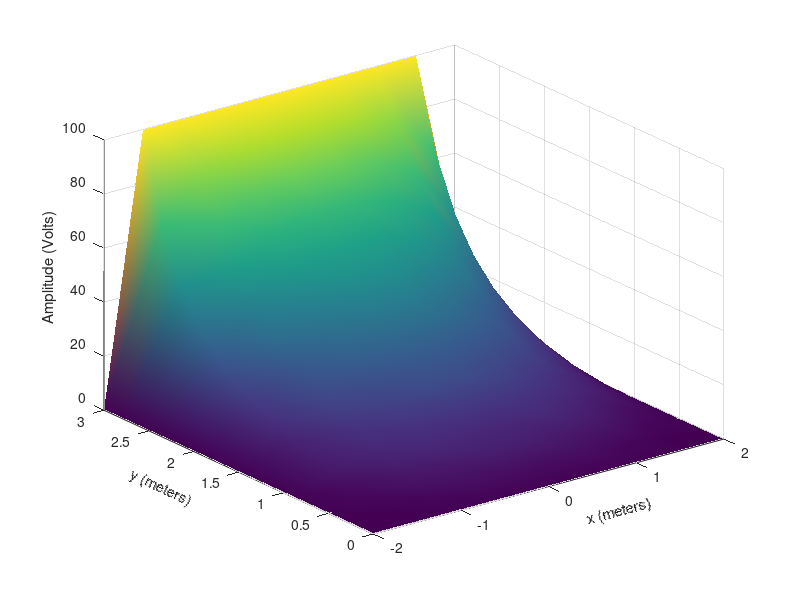
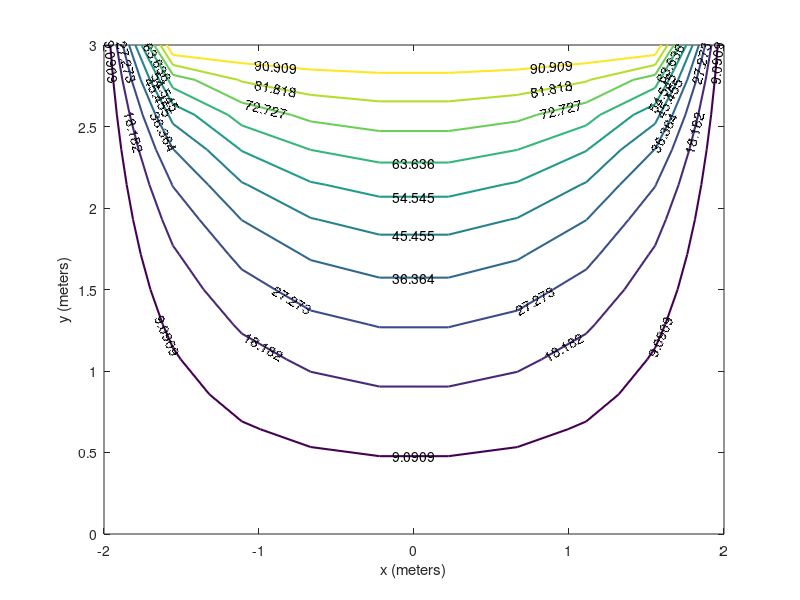
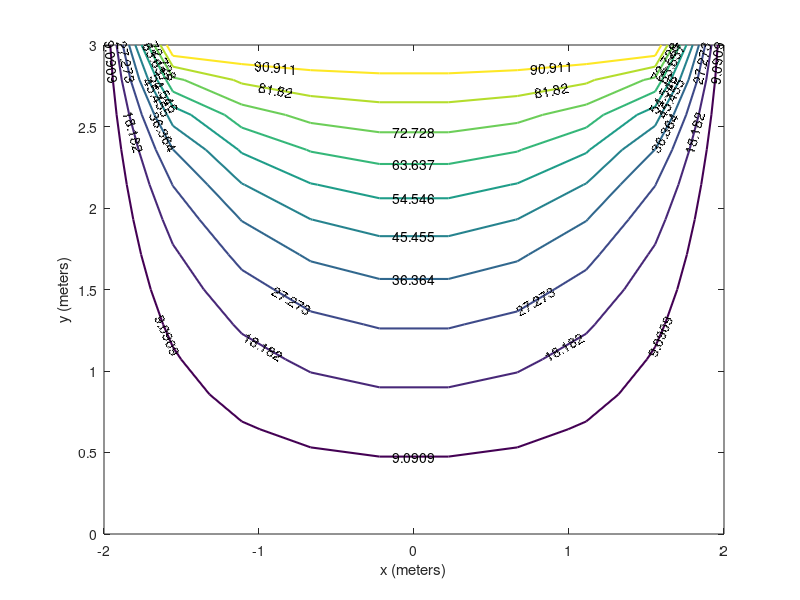
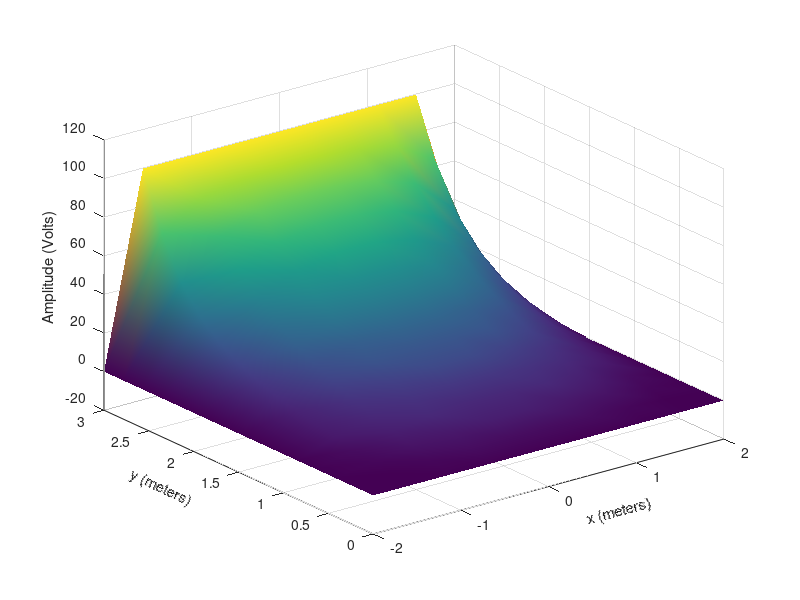

These figures' MATLAB source, in order:
clear
clc; close all;%clears the command window and closes the plot window when the code is rerun
% This is a program to solve for the potential in a square cylinder
%%
% Essential coefficients and constants
Vo = 100.; % Voltage potential
a = 2.; % 1/2 Length in the x-direction
b = 3.; % Total length in the y-direction
nxd = 10; % number of data points in the x-direction
nyd = 15; % number of data points in the y-direction
nx=nxd-2; % computed data points - without boundary points
ny=nyd-2;
n = nx*ny; % number of node points
ah = 2*a/(nxd-1); % distance between node points in the x-direction
bk = b/(nyd-1); % distance between node points in the y-direction
alpa = ah/bk; % alpha matrix variable
alpa2 = alpa^2;
bta2 =(1.+alpa2)/2.; % beta matrix variable
V = zeros(n,1); %zero the excitation vector
F = zeros(n,n); % zero the matrix



%%
%Fill the F matrix and V vector
for i = 1:n
    for j = 1:n
        if i == j
            F(i,j) = 4.*bta2;
        elseif j == i-1 || j == i+1
            F(i,j) = -alpa2;
        elseif j == i-ny || j == i+ny
            F(i,j) = -1.;
        end
    end
end
% null out some off diagonal elements that have been set = alpa2 above
for k = ny:ny:n-ny
    F(k,k+1) = 0.;
    F(k+1,k) = 0.;
end
% Fill the V vector
for k = ny:ny:n
    V(k,1) = alpa2*Vo;
end
%% ***************
% **************** Analytical/Exact Part of calculation
% For the analytical solution
x = linspace(-a,a,nxd);
y = linspace(0,b,nyd);
temp = zeros(nyd,nxd); % used for storing summation
tol_ana = 1e-6; % Summation error criterion
%
for i = 1 : nxd
    for j = 1 : nyd
        sum = 0;
        q = exp(-pi*(b-y(j))/(2*a));
        if q == 1 %Modify to avoid singularities later
            q =1-1e-5;
        end
        p = pi/(2*a)*(x(i)+a);
        psi = atan(2*q*sin(p)/(1-q^2));
        for m = 1 : 100
            tem = sum;
            N = 2*m-1; % Sum over only odd terms
            alpha_n = N*pi/(2*a);
            sum = sum + 1/N*((sinh(alpha_n*y(j))/sinh(alpha_n*b) - q^N).*sin(N*p));
            if ( abs(sum-tem)/abs(tem) <= tol_ana )      % Check for summation convergence
                break
            end
        end
        temp(j,i) = sum +psi/2;
    end
end

Phi_analytical = 4*Vo/pi*temp; % Exact Solution
% Check if any element of error matrix is undefined, replace it by zero
for i = 1 : nxd
    for j = 1 : nyd
        if isnan(Phi_analytical(j,i))
            Phi_analytical(j,i) = 0;
        end
    end
end
%% ***************
% Iterative Part
%%%%%%%%%%%%%%%%%%%%%%%%%%%%%%%
w = 1.5;  % Start with omega = 1.5
max_it = 300; % Maximum number of iterations
tol_it = 1e-4; % Iterative Method Convergence Criteria
Phi_iter = zeros(n,1); % Initial Guess

Vnrm2 = norm (V);
Res = V - F * Phi_iter;  % Residual 
error_norm = norm ( Res ) / Vnrm2; % Error 
%
%  Matrix Splitting for Successive Over Relaxation
% ref. Numerical Methods and Computing, Sixth ed. 
%      Kincaid and Cheney pg. 331
D = diag(diag(F));
U = -triu(F,1);
L = -tril(F,-1);
M =(D - w*L);
N = w*U + (1-w)*D;
%
for iter = 1 : max_it
    
    x_1 = Phi_iter; 
    Phi_iter = M \ (N*Phi_iter + w*V);  %  Update the approximation.
    error_norm = norm(Phi_iter - x_1)/norm(Phi_iter); %Compute the error.
    
    if ( error_norm <= tol_it ) %Check for convergence
        break
    end
    
end

% w = 1: .05: 1.9; len_w = length(w); len_iter = zeros(length(w)); for g =
% 1 : len_w [ Phi_iter, error_norm, len_iter(g), flag ] = sorr ( F,
% zeros(n,1), V, w(g), 500, 1e-4 ); end
%% ***************
% Direct Method Part
%%%%%%%%%%%%%%%%%%%%%%%%%%%%%%%
Z=F\V;
%% Incorporate the node position vectors and potentials to include the
%  boundary potentials in a 2-D matrix.

nn = nxd*nyd;% extra dimensions for the boundary points
Phi = zeros(nyd,nxd); %Solution matrix - In this case the first index
%is associated with the row or Y-coordinate and the
%second index with the column or x-coordinate.
Phi_direct = zeros(nyd,nxd);
Phi_iterative = zeros(nyd,nxd);
jt = 0;
for i = 1:nxd
    for j = 1:nyd
        if i >1 && i<nxd  && j == nyd
            Phi(j,i)=Vo;
            Phi_direct(j,i)=Vo;
            Phi_iterative(j,i)=Vo;
        elseif i>1 && i<nxd && j>1 && j<nyd
            jt=jt+1;
            Phi(j,i) = Phi_iter(jt);
            Phi_direct(j,i) = Z(jt);
            Phi_iterative(j,i)=Phi_iter(jt);
        end
    end
end

%% ***************
% ****************
% Calculating Error

% Zero the Phi_analytical matrix elements if <1e-10
% for i = 1 : nxd
%     for j = 1 : nyd
%         if Phi_analytical(j,i) < 1e-10
%             Phi_analytical(j,i) = 0;
%         end
%     end
% end
Res = Phi_analytical - Phi_iterative; %Define Residual
Error = abs(Res(2:nyd-1,2:nxd-1))./abs(Phi_analytical(2:nyd-1,2:nxd-1)); % Exclude Boundaries
% Check if any element of error matrix is undefined, replace 
% it by zero
% for i = 1 : nxd
%     for j = 1 : nyd
%         if isnan(Error(j,i))
%             Error(j,i) = 0;
%         end
%     end
% end
%% ***************
% ****************
% Bonus Part
% Difference between Direct and Iterative Method
Diff = Phi_direct - Phi_iterative;
Diff = abs(Diff(2:nyd-1,2:nxd-1)); % Excluding Boundaries

%% ***************
% ****************
% Plotting Routines
%Plot the functions and the contours
yd = 0:bk:b;
xd = -a:ah:a;
[xdg, ydg] = meshgrid(xd, yd);
%
%
figure('Name','Surface Plot of Iterative Solution')
S1 = surf(xdg,ydg,Phi_iterative,'EdgeColor','interp','FaceLighting','gouraud');
shading interp
grid on
% title('Numerical Solution of Trough Potential')
xlabel('x (meters)'); % X-axis label
h=get(gca,'xlabel');
set(h,'rotation',15)
ylabel('y (meters)'); % y-axis label
h=get(gca,'ylabel');
set(h,'rotation',-25)
zlabel('Amplitude (Volts)') %z-axis label
set(gcf,'Color','white'); %Set background white      
matFileName = sprintf('ECEN6637_hw3_Surf_numerical'); % Create filename
saveas(gcf,[matFileName,'.eps'],'epsc') %Save figure with filename.eps
%
%
figure('Name','Contour Plot of Iterative Solution')
contour(xdg,ydg,Phi_iterative, 'ShowText','on','LineWidth',1.5)
% title('Trough Equipotential Lines')
xlabel('x (meters)') % x-axis label
ylabel('y (meters)') % y-axis label
set(gcf,'Color','white'); %Set background white      
matFileName = sprintf('ECEN6637_hw3_Contour_iterative'); % Create filename
saveas(gcf,[matFileName,'.eps'],'epsc') %Save figure with filename.eps
%
%
figure('Name','Contour Plot of Numerical Solution')
contour(xdg,ydg,Phi_analytical, 'ShowText','on','LineWidth',1.5)
% title('Trough Equipotential Lines')
xlabel('x (meters)') % x-axis label
ylabel('y (meters)') % y-axis label
set(gcf,'Color','white'); %Set background white      
matFileName = sprintf('ECEN6637_hw3_Contour_analytical'); % Create filename
saveas(gcf,[matFileName,'.eps'],'epsc') %Save figure with filename.eps
%
%
figure('Name','Surface Plot of Analytical Solution')
surf(xdg,ydg,Phi_analytical,'EdgeColor','interp','FaceLighting','gouraud')
shading interp
grid on
% title('Analytical Solution of Trough Potential')
xlabel('x (meters)'); % X-axis label
h=get(gca,'xlabel');
set(h,'rotation',15)
ylabel('y (meters)'); % y-axis label
h=get(gca,'ylabel');
set(h,'rotation',-25)
zlabel('Amplitude (Volts)') %z-axis label  
set(gcf,'Color','white'); %Set background white 
matFileName = sprintf('ECEN6637_hw3_Surf_analytical'); % Create filename
saveas(gcf,[matFileName,'.eps'],'epsc') %Save figure with filename.eps
%
%
figure('Name','Surface Plot of Iterative Solution')
surf(xdg,ydg,Phi_iterative,'EdgeColor','interp','FaceLighting','gouraud')
shading interp
grid on
% title('Analytical Solution of Trough Potential')
xlabel('x (meters)'); % X-axis label
h=get(gca,'xlabel');
set(h,'rotation',15)
ylabel('y (meters)'); % y-axis label
h=get(gca,'ylabel');
set(h,'rotation',-25)
zlabel('Amplitude (Volts)') %z-axis label  
set(gcf,'Color','white'); %Set background white 
matFileName = sprintf('ECEN6637_hw3_Surf_iterative'); % Create filename
saveas(gcf,[matFileName,'.eps'],'epsc') %Save figure with filename.eps
%
%
figure('Name','Error Plot')
[~, ~] = meshgrid(xd-2, yd-2);
surf(Error,'EdgeColor','interp','FaceLighting','gouraud')
% title('Error between Analytical and Numerical Solutions discarding boundaries')
xlabel('x (meters)'); % X-axis label
h=get(gca,'xlabel');
set(h,'rotation',15)
ylabel('y (meters)'); % y-axis label
h=get(gca,'ylabel');
set(h,'rotation',-25)
zlabel('Amplitude (Volts)') %z-axis label  
set(gcf,'Color','white'); %Set background white 
shading interp
matFileName = sprintf('ECEN6637_hw3_Error'); % Create filename
saveas(gcf,[matFileName,'.eps'],'epsc') %Save figure with filename.eps
e = max(Error(:)); % Maximum Local Error Value
X = sprintf('Maximum value of local error is: %d',e);
disp(X) % Print on screen error value
%
%
figure('Name','Difference between Direct and Iterative Method Solutions')
[xdg, ydg] = meshgrid(xd-2, yd-2);
surf(abs(Phi_direct - Phi_iterative),'EdgeColor','interp','FaceLighting','gouraud')
% title('Error between Analytical and Numerical Solutions discarding boundaries')
xlabel('x (meters)'); % X-axis label
h=get(gca,'xlabel');
set(h,'rotation',15)
ylabel('y (meters)'); % y-axis label
h=get(gca,'ylabel');
set(h,'rotation',-25)
zlabel('Amplitude (Volts)') %z-axis label  
set(gcf,'Color','white'); %Set background white 
shading interp
matFileName = sprintf('ECEN6637_hw3_Surf_Difference'); % Create filename
saveas(gcf,[matFileName,'.eps'],'epsc') %Save figure with filename.eps
e = max(Diff(:)); % Maximum Local Error Value
X = sprintf('Maximum difference between two solutions is: %d',e);
disp(X) % Print on screen error value
%
%
